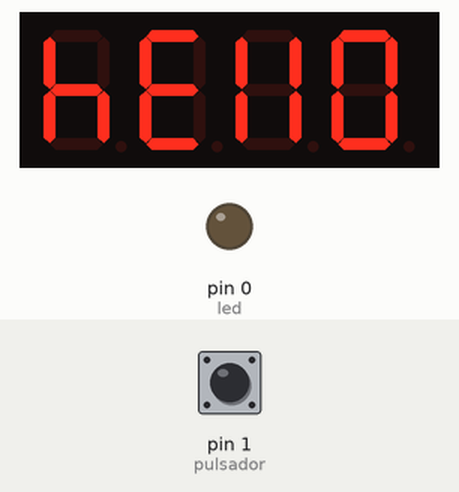
Simulated run of this sketch. Board: Arduino Uno, built with avr-gcc and run on an emulated ATmega328P. Shown: 4-digit seven-segment display, output pins drawn as LEDs (lit = HIGH). The inputs (shaded band) are chosen by the test bench; at power-on: pin 1 (pulsador) HIGH.

Above: at 0.1 s.
At 6.1 s:
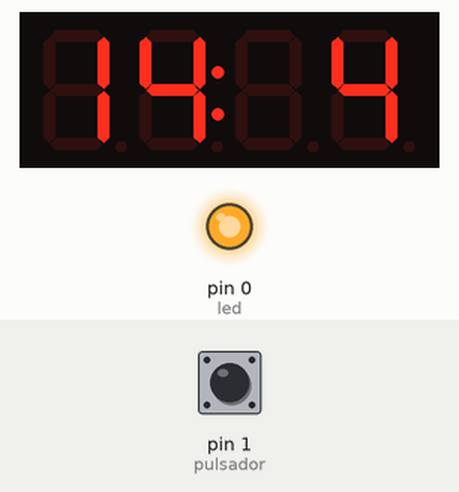
6.2 s: pin 1 (pulsador) pulled LOW for 0.2 s
At 6.35 s:
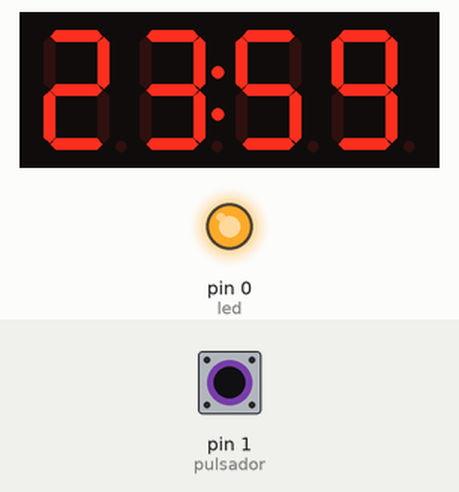
Timing chart, 0 to 9.2 s (numbered marks = the images above; inputs shaded):
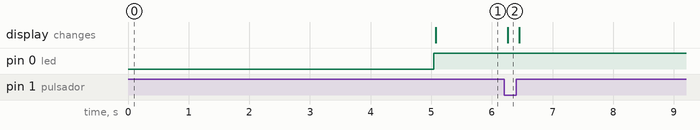

Measured:
- after the input at 6.2 s, the display: changes after 0.06 s (image 2)

The sketch:

sketch_apr14a.ino
```cpp
#include <TimeLib.h>
#include <TM1637Display.h>
#define CLK 6
#define DIO 7

TM1637Display display(CLK,DIO);

int pulsador = 1;
int led=0;
int i=0;
int estado = LOW;

const uint8_t hello[]={
  SEG_C | SEG_E | SEG_F | SEG_G,
  SEG_A | SEG_D | SEG_E | SEG_F | SEG_G,
  SEG_E | SEG_C | SEG_B | SEG_F,
  SEG_A | SEG_B | SEG_C | SEG_D | SEG_E | SEG_F
};

void setup(){
  pinMode(led,OUTPUT);
  pinMode(pulsador,INPUT);

  //setup display
  display.setBrightness(5);
  setTime(23,59,45,14,4,2022);
}

void loop() {
  //-> reloj
  //-->display hello
  if (i==0){i+=1;
    display.setSegments(hello,4,0);
    delay(5000);
    display.clear()
    ;}
    digitalWrite(led,HIGH);
    time_t t =now();

//--> menu reloj
      int button = digitalRead(pulsador);
    if(button!=HIGH){
      int button = digitalRead(pulsador);
      if (minute(t)>=0 or minute(t)<=9){
        display.showNumberDec(minute(t),true,2,2);
      }else{display.showNumberDec(minute(t),false,2,2);}
      display.showNumberDecEx(hour(t),0b01000000,true,2,0);
    ;}
    while(button==HIGH){
      display.showNumberDecEx(day(t),0b01000000,false,2,0);
      display.showNumberDec(month(t),false,2,2);
      delay(100);
      button = LOW
    ;}
}
```
